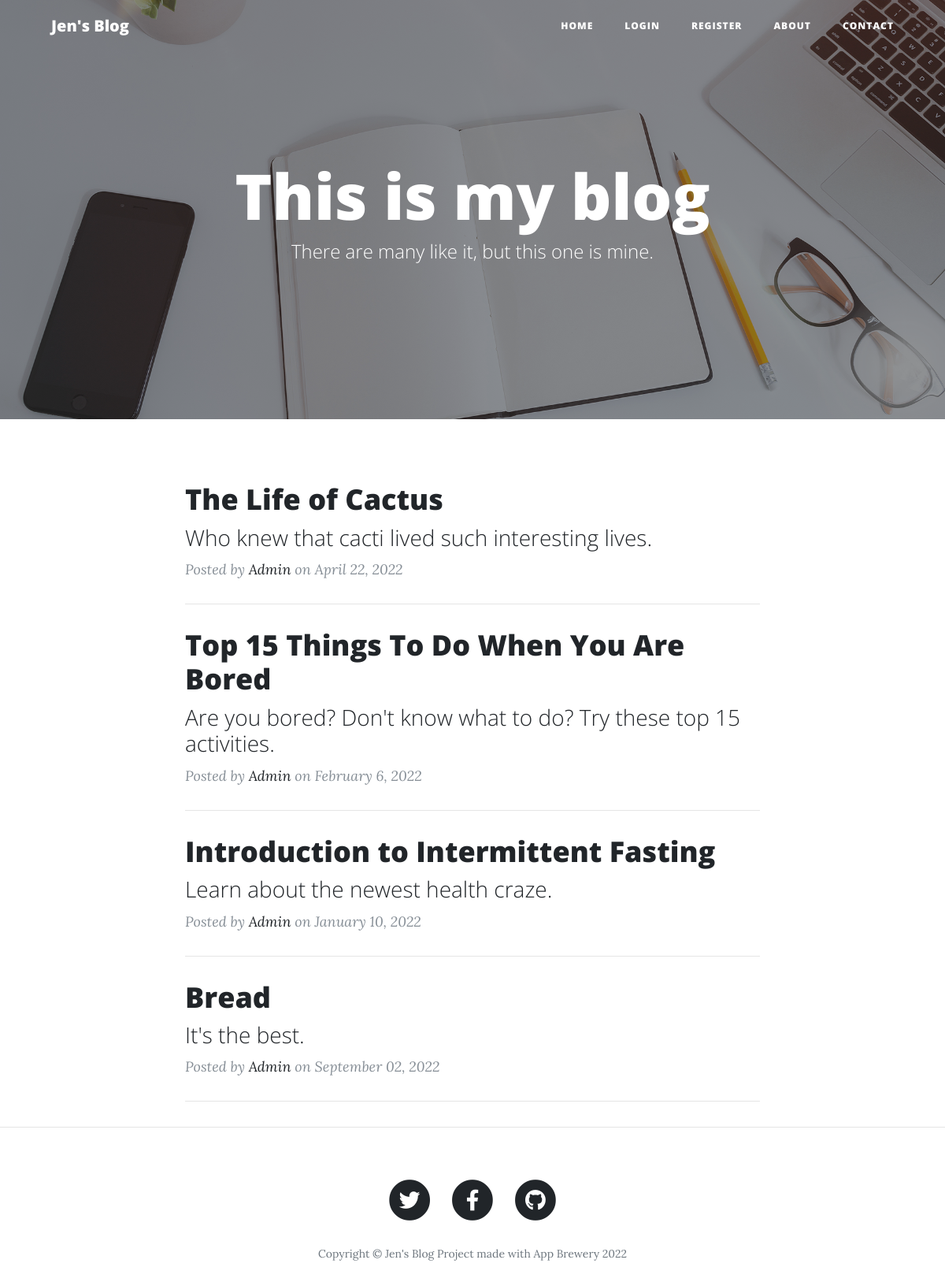
The page / on the database its author committed.
### main.py (models this page shows)
class BlogPost(db.Model):
    __tablename__ = "blog_posts"
    id = db.Column(db.Integer, primary_key=True)
    author_id = db.Column(db.Integer, db.ForeignKey("users.id"))
    author = relationship("User", back_populates="posts")
    title = db.Column(db.String(250), unique=True, nullable=False)
    subtitle = db.Column(db.String(250), nullable=False)
    date = db.Column(db.String(250), nullable=False)
    body = db.Column(db.Text, nullable=False)
    photo_url = db.Column(db.String(250))
    attribution_url = db.Column(db.String(250))
    photographer = db.Column(db.String(100))
    comments = relationship("Comment", back_populates="parent_post")

class User(UserMixin, db.Model):
    __tablename__ = "users"
    id = db.Column(db.Integer, primary_key=True)
    email = db.Column(db.String(100), unique=True)
    password = db.Column(db.String(100))
    name = db.Column(db.String(100))
    posts = relationship("BlogPost", back_populates="author")
    comments = relationship("Comment", back_populates="comment_author")

### main.py (the view)
@app.route('/')
def get_all_posts():
    posts = BlogPost.query.all()
    return render_template("index.html", all_posts=posts, current_user=current_user, year=current_year)

### templates/index.html (shortened to what this page needs)
{% include "header.html" %}
  <header class="masthead" style='background-image: url( {{ url_for("static", filename="img/home-bg.jpg") }}'>
    <div class="overlay"></div>
    <div class="container">
      <div class="row">
        <div class="col-lg-8 col-md-10 mx-auto">
          <div class="site-heading">
            <h1>This is my blog</h1>
            <span class="subheading">There are many like it, but this one is mine.</span>
          </div>
        </div>
      </div>
    </div>
  </header>
  <div class="container">
    <div class="row">
      <div class="col-lg-8 col-md-10 mx-auto">
        {% for post in all_posts %}
        <div class="post-preview">
          <a href="{{ url_for('show_post', post_id=post.id) }}">
            <h2 class="post-title">
              {{post.title}}
            </h2>
            <h3 class="post-subtitle">
              {{post.subtitle}}
            </h3>
          </a>
          <p class="post-meta">Posted by
            <a href="#">{{post.author.name}}</a>
            on {{post.date}}
          </p>
        </div>
        <hr>
        {% endfor %}
      </div>
    </div>
  </div>
  <hr>
{% include "footer.html" %}

### templates/header.html (shortened to what this page needs)
<!DOCTYPE html>
<html lang="en">
<head>
  <link href="{{ url_for('static', filename='vendor/bootstrap/css/bootstrap.min.css') }}" rel="stylesheet">
  <link href="{{ url_for('static', filename='vendor/fontawesome-free/css/all.min.css')}}" rel="stylesheet" type="text/css">
  <link href="{{ url_for('static', filename='css/clean-blog.min.css')}}" rel="stylesheet">
</head>
<body>
  <nav class="navbar navbar-expand-lg navbar-light fixed-top" id="mainNav">
    <div class="container">
      <a class="navbar-brand" href="{{url_for('get_all_posts')}}">Jen's Blog</a>
      <div class="collapse navbar-collapse" id="navbarResponsive">
        <ul class="navbar-nav ml-auto">
          <li class="nav-item">
            <a class="nav-link" href="{{ url_for('get_all_posts') }}">Home</a>
          </li>
          {% if not current_user.is_authenticated: %}
          <li class="nav-item">
            <a class="nav-link" href="{{ url_for('login') }}">Login</a>
          </li>
          <li class="nav-item">
            <a class="nav-link" href="{{ url_for('register') }}">Register</a>
          </li>
          {% else: %}
          <li class="nav-item">
            <a class="nav-link" href="{{ url_for('logout') }}">Log Out</a>
          </li>
          {% endif %}
          <li class="nav-item">
            <a class="nav-link" href="{{ url_for('about') }}">About</a>
          </li>
          <li class="nav-item">
            <a class="nav-link" href="{{ url_for('contact') }}">Contact</a>
          </li>
        </ul>
      </div>
    </div>
  </nav>

### templates/footer.html (shortened to what this page needs)
  <footer>
    <div class="container">
      <div class="row">
        <div class="col-lg-8 col-md-10 mx-auto">
          <ul class="list-inline text-center">
            <li class="list-inline-item">
              <a href="#">
                <span class="fa-stack fa-lg">
                  <i class="fas fa-circle fa-stack-2x"></i>
                  <i class="fab fa-twitter fa-stack-1x fa-inverse"></i>
                </span>
              </a>
            </li>
            <li class="list-inline-item">
              <a href="#">
                <span class="fa-stack fa-lg">
                  <i class="fas fa-circle fa-stack-2x"></i>
                  <i class="fab fa-facebook-f fa-stack-1x fa-inverse"></i>
                </span>
              </a>
            </li>
            <li class="list-inline-item">
              <a href="#">
                <span class="fa-stack fa-lg">
                  <i class="fas fa-circle fa-stack-2x"></i>
                  <i class="fab fa-github fa-stack-1x fa-inverse"></i>
                </span>
              </a>
            </li>
          </ul>
          <p class="copyright text-muted">Copyright &copy; Jen's Blog Project made with App Brewery {{ year }}</p>
        </div>
      </div>
    </div>
  </footer>
</body>
</html>

### rows shown on the page
BlogPost: title "The Life of Cactus", subtitle "Who knew that cacti lived such interesting lives.", author.name "Admin", date "April 22, 2022"
BlogPost: title "Top 15 Things To Do When You Are Bored", subtitle "Are you bored? Don't know what to do? Try these top 15 activities.", author.name "Admin", date "February 6, 2022"
BlogPost: title "Introduction to Intermittent Fasting", subtitle "Learn about the newest health craze.", author.name "Admin", date "January 10, 2022"
BlogPost: title "Bread", subtitle "It's the best.", author.name "Admin", date "September 02, 2022"

### other values the page prints
{{ year }} "2022"
